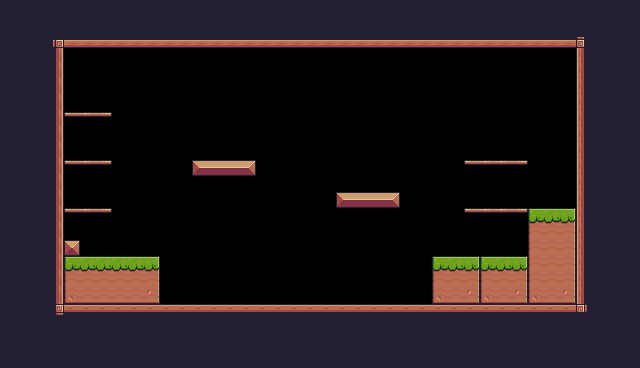

Below is a game level as drawn by its tile map, then a one-line description and the .tmx file that defines it, in full:
An orthogonal 40x23 tile map with 16x16 px tiles, 1 tile layer (Background) and 31 objects (12x Fruit, 5x Platform, Player, Saw, Checkpoint, ...).

<map version="1.10" tiledversion="1.11.0" orientation="orthogonal" renderorder="right-down" width="40" height="23" tilewidth="16" tileheight="16" infinite="0" nextlayerid="4" nextobjectid="46">
 <tileset firstgid="1" source="Pixel Adventure.tsx" />
 <layer id="1" name="Background" width="40" height="23">
  <properties>
   <property name="BackgroundColor" value="Gray" />
  </properties>
  <data encoding="csv">
24,24,24,24,24,24,24,24,24,24,24,24,24,24,24,24,24,24,24,24,24,24,24,24,24,24,24,24,24,24,24,24,24,24,24,24,24,24,24,24,
24,24,24,24,24,24,24,24,24,24,24,24,24,24,24,24,24,24,24,24,24,24,24,24,24,24,24,24,24,24,24,24,24,24,24,24,24,24,24,24,
24,24,24,92,134,134,134,134,134,134,134,134,134,134,134,134,134,134,134,134,134,134,134,134,134,134,134,134,134,134,134,134,134,134,134,134,93,24,24,24,
24,24,24,113,0,0,0,0,0,0,0,0,0,0,0,0,0,0,0,0,0,0,0,0,0,0,0,0,0,0,0,0,0,0,0,0,111,24,24,24,
24,24,24,113,0,0,0,0,0,0,0,0,0,0,0,0,0,0,0,0,0,0,0,0,0,0,0,0,0,0,0,0,0,0,0,0,111,24,24,24,
24,24,24,113,0,0,0,0,0,0,0,0,0,0,0,0,0,0,0,0,0,0,0,0,0,0,0,0,0,0,0,0,0,0,0,0,111,24,24,24,
24,24,24,113,0,0,0,0,0,0,0,0,0,0,0,0,0,0,0,0,0,0,0,0,0,0,0,0,0,0,0,0,0,0,0,0,111,24,24,24,
24,24,24,113,40,41,42,0,0,0,0,0,0,0,0,0,0,0,0,0,0,0,0,0,0,0,0,0,0,0,0,0,0,0,0,0,111,24,24,24,
24,24,24,113,0,0,0,0,0,0,0,0,0,0,0,0,0,0,0,0,0,0,0,0,0,0,0,0,0,0,0,0,0,0,0,0,111,24,24,24,
24,24,24,113,0,0,0,0,0,0,0,0,0,0,0,0,0,0,0,0,0,0,0,0,0,0,0,0,0,0,0,0,0,0,0,0,111,24,24,24,
24,24,112,113,40,41,42,0,0,0,0,0,13,14,14,15,0,0,0,0,0,0,0,0,0,0,0,0,0,40,41,41,42,0,0,0,111,24,24,24,
24,24,112,113,0,0,0,0,0,0,0,0,0,0,0,0,0,0,0,0,0,0,0,0,0,0,0,0,0,0,0,0,0,0,0,0,111,24,24,24,
24,24,112,113,0,0,0,0,0,0,0,0,0,0,0,0,0,0,0,0,0,13,14,14,15,0,0,0,0,0,0,0,0,0,0,0,111,24,24,24,
24,24,24,113,40,41,42,0,0,0,0,0,0,0,0,0,0,0,0,0,0,0,0,0,0,0,0,0,0,40,41,41,42,7,8,9,111,24,24,24,
24,24,24,113,0,0,0,0,0,0,0,0,0,0,0,0,0,0,0,0,0,0,0,0,0,0,0,0,0,0,0,0,0,29,30,31,111,24,24,24,
24,24,24,113,35,0,0,0,0,0,0,0,0,0,0,0,0,0,0,0,0,0,0,0,0,0,0,0,0,0,0,0,0,29,30,31,111,24,24,24,
24,24,112,113,7,8,8,8,8,9,0,0,0,0,0,0,0,0,0,0,0,0,0,0,0,0,0,7,8,9,7,8,9,29,30,31,111,24,24,24,
24,24,112,113,29,30,30,30,30,31,0,0,0,0,0,0,0,0,0,0,0,0,0,0,0,0,0,29,30,31,29,30,31,29,30,31,111,24,24,24,
24,24,112,113,51,52,52,52,52,53,0,0,0,0,0,0,0,0,0,0,0,0,0,0,0,0,0,51,52,53,51,52,53,51,52,53,111,24,24,24,
24,24,24,114,90,90,90,90,90,90,90,90,90,90,90,90,90,90,90,90,90,90,90,90,90,90,90,90,90,90,90,90,90,90,90,90,115,24,24,24,
24,24,24,24,24,24,24,24,24,24,24,24,24,24,24,24,24,24,24,24,24,24,24,24,24,24,24,24,24,24,24,24,24,24,24,24,24,24,24,24,
24,24,24,24,24,24,24,24,24,24,24,24,24,24,24,24,24,24,24,24,24,24,24,24,24,24,24,24,24,24,24,24,24,24,24,24,24,24,24,24,
24,24,24,24,24,24,24,24,24,24,24,24,24,24,24,24,24,24,24,24,24,24,24,24,24,24,24,24,24,24,24,24,24,24,24,24,24,24,24,24
</data>
 </layer>
 <objectgroup id="2" name="Spawnpoints">
  <object id="10" name="Player" type="Player" x="128" y="224" width="32" height="32" />
  <object id="25" name="Bananas" type="Fruit" x="80" y="80" width="32" height="32" />
  <object id="28" name="Cherries" type="Fruit" x="80" y="128" width="32" height="32" />
  <object id="29" name="Orange" type="Fruit" x="80" y="128" width="32" height="32" />
  <object id="30" name="Apple" type="Fruit" x="80" y="176" width="32" height="32" />
  <object id="31" name="Cherries" type="Fruit" x="192" y="128" width="32" height="32" />
  <object id="32" name="Cherries" type="Fruit" x="224" y="128" width="32" height="32" />
  <object id="33" name="Cherries" type="Fruit" x="208" y="96" width="32" height="32" />
  <object id="34" name="Cherries" type="Fruit" x="336" y="160" width="32" height="32" />
  <object id="35" name="Cherries" type="Fruit" x="368" y="160" width="32" height="32" />
  <object id="36" name="Cherries" type="Fruit" x="352" y="128" width="32" height="32" />
  <object id="37" name="Kiwi" type="Fruit" x="480" y="128" width="32" height="32" />
  <object id="38" name="Kiwi" type="Fruit" x="480" y="176" width="32" height="32" />
  <object id="40" type="Saw" x="288" y="128" width="32" height="32">
   <properties>
    <property name="isVertical" type="bool" value="true" />
    <property name="offNeg" type="float" value="4" />
    <property name="offPos" type="float" value="3" />
   </properties>
  </object>
  <object id="42" type="Checkpoint" x="512" y="144" width="64" height="64" />
  <object id="45" name="Chicken" type="Chicken" x="336" y="272" width="32" height="32">
   <properties>
    <property name="offNeg" type="float" value="12" />
    <property name="offPas" type="float" value="5" />
   </properties>
  </object>
 </objectgroup>
 <objectgroup id="3" name="Collisions">
  <object id="11" x="48" y="32" width="16" height="288" />
  <object id="12" x="64" y="32" width="528" height="16" />
  <object id="13" x="576" y="48" width="16" height="272" />
  <object id="14" x="64" y="304" width="512" height="16" />
  <object id="15" x="64" y="240" width="16" height="16" />
  <object id="16" x="64" y="256" width="96" height="48" />
  <object id="17" x="432" y="256" width="96" height="48" />
  <object id="18" x="336" y="192" width="64" height="16" />
  <object id="19" x="192" y="160" width="64" height="16" />
  <object id="20" type="Platform" x="464" y="208" width="64" height="16" />
  <object id="21" type="Platform" x="464" y="160" width="64" height="16" />
  <object id="22" type="Platform" x="64" y="208" width="48" height="16" />
  <object id="23" type="Platform" x="64" y="160" width="48" height="16" />
  <object id="24" type="Platform" x="64" y="112" width="48" height="16" />
  <object id="41" x="528" y="208" width="48" height="96" />
 </objectgroup>
</map>
